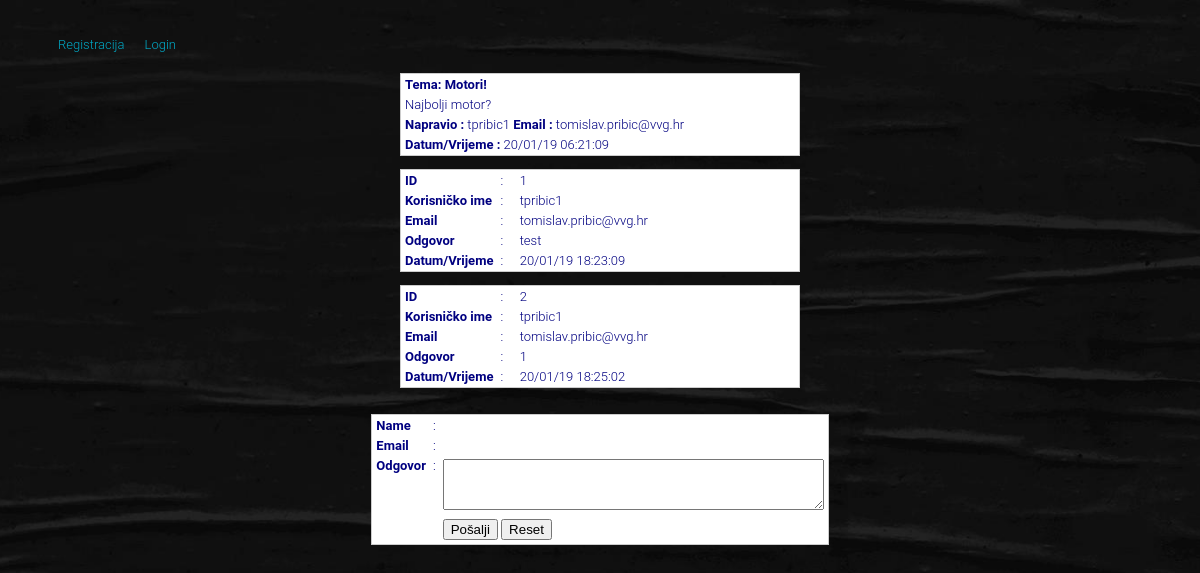
/view_topic.php?id=2, run on the app's committed database.
### tables this page shows
CREATE TABLE `fquestions` (
  `id` int(4) NOT NULL,
  `topic` varchar(255) NOT NULL DEFAULT '',
  `detail` longtext NOT NULL,
  `name` varchar(65) NOT NULL DEFAULT '',
  `email` varchar(65) NOT NULL DEFAULT '',
  `datetime` varchar(25) NOT NULL DEFAULT '',
  `view` int(4) NOT NULL DEFAULT '0',
  `reply` int(4) NOT NULL DEFAULT '0'
);

CREATE TABLE `fanswer` (
  `question_id` int(4) NOT NULL DEFAULT '0',
  `a_id` int(4) NOT NULL DEFAULT '0',
  `a_name` varchar(65) NOT NULL DEFAULT '',
  `a_email` varchar(65) NOT NULL DEFAULT '',
  `a_answer` longtext NOT NULL,
  `a_datetime` varchar(25) NOT NULL DEFAULT ''
);

### view_topic.php (the view, shortened to what this page needs)
<?php
$host="localhost";
$username="root";
$password="";
$tbl_name="fquestions";
$connection = mysqli_connect("$host", "$username", "$password");
$id=$_GET['id'];
$sql="SELECT * FROM $tbl_name WHERE id='$id'";
$result=mysqli_query($connection, $sql);
$rows=mysqli_fetch_array($result);
?>
<!DOCTYPE html>
<html lang="en" dir="ltr">
  <head>
    <link rel="stylesheet" href="/assets/forum.css">
  </head>
  <body>
    <header>
      <nav>
        <ul>
          <?php
          if ($_SESSION == true) {
            echo "<li><a href='index.php'>Početna stranica</a></li>";
            echo "<li>Ulogiran si kao: ".$_SESSION["username"]."</li>";
            echo "<li><a href='logout.php'>Odjava</a></li>";
            echo "<li><a href='main_forum.php'>Forum</a></li>";
          }
          else{
                  echo "<li><a href='registracija.php'>Registracija</a></li>";
                  echo "<li><a href='login.php'>Login</a></li>";
                }
          ?>
        </ul>
      </nav>
    <header>
    <table width="400" border="0" align="center" cellpadding="0" cellspacing="1" bgcolor="#CCCCCC">
      <tr>
        <td>
          <table width="100%" border="0" cellpadding="3" cellspacing="1" bordercolor="1" bgcolor="#FFFFFF">
            <tr>
              <td bgcolor="#FFFFFF"><strong>Tema: <?php echo $rows['topic']; ?></strong></td>
            </tr>
            <tr>
              <td bgcolor="#FFFFFF"><?php echo $rows['detail']; ?></td>
            </tr>
            <tr>
              <td bgcolor="#FFFFFF"><strong>Napravio :</strong> <?php echo $rows['name']; ?> <strong>Email : </strong><?php echo $rows['email'];?></td>
            </tr>
            <tr>
              <td bgcolor="#FFFFFF"><strong>Datum/Vrijeme : </strong><?php echo $rows['datetime']; ?></td>
            </tr>
          </table>
        </td>
      </tr>
    </table>
    <BR>
    <?php
    $tbl_name2="fanswer";
    $sql2="SELECT * FROM $tbl_name2 WHERE question_id='$id'";
    $result2=mysqli_query($connection, $sql2);
    while($rows=mysqli_fetch_array($result2)){
    ?>
    <table width="400" border="0" align="center" cellpadding="0" cellspacing="1" bgcolor="#CCCCCC">
      <tr>
        <td>
        <table width="100%" border="0" cellpadding="3" cellspacing="1" bgcolor="#FFFFFF">
          <tr>
            <td bgcolor="#FFFFFF"><strong>ID</strong></td>
            <td bgcolor="#FFFFFF">:</td>
            <td bgcolor="#FFFFFF"><?php echo $rows['a_id']; ?></td>
          </tr>
          <tr>
            <td width="18%" bgcolor="#FFFFFF"><strong>Korisničko ime</strong></td>
            <td width="5%" bgcolor="#FFFFFF">:</td>
            <td width="77%" bgcolor="#FFFFFF"><?php echo $rows['a_name']; ?></td>
          </tr>
          <tr>
            <td bgcolor="#FFFFFF"><strong>Email</strong></td>
            <td bgcolor="#FFFFFF">:</td>
            <td bgcolor="#FFFFFF"><?php echo $rows['a_email']; ?></td>
          </tr>
          <tr>
            <td bgcolor="#FFFFFF"><strong>Odgovor</strong></td>
            <td bgcolor="#FFFFFF">:</td>
            <td bgcolor="#FFFFFF"><?php echo $rows['a_answer']; ?></td>
          </tr>
          <tr>
            <td bgcolor="#FFFFFF"><strong>Datum/Vrijeme</strong></td>
            <td bgcolor="#FFFFFF">:</td>
            <td bgcolor="#FFFFFF"><?php echo $rows['a_datetime']; ?></td>
          </tr>
        </table>
        </td>
      </tr>
    </table><br>
    <?php
    }
    ?>
    <BR>
    <table width="400" border="0" align="center" cellpadding="0" cellspacing="1" bgcolor="#CCCCCC">
      <tr>
        <form name="form1" method="post" action="add_answer.php">
          <td>
            <table width="100%" border="0" cellpadding="3" cellspacing="1" bgcolor="#FFFFFF">
              <tr>
                <td width="18%"><strong>Name</strong></td>
                <td width="3%">:</td>
                <td width="79%"><?php echo $_SESSION['username'] ?> </td>
              </tr>
              <tr>
                <td><strong>Email</strong></td>
                <td>:</td>
                <td><?php echo $_SESSION['email'] ?></td>
              </tr>
              <tr>
                <td valign="top"><strong>Odgovor</strong></td>
                <td valign="top">:</td>
                <td><textarea name="a_answer" cols="45" rows="3" id="a_answer"></textarea></td>
              </tr>
              <tr>
                <td>&nbsp;</td>
                <td><input name="id" type="hidden" value="<?php echo $id; ?>"></td>
                <td><input type="submit" name="Submit" value="Pošalji"> <input type="reset" name="Submit2" value="Reset"></td>
              </tr>
            </table>
          </td>
        </form>
      </tr>
    </table>
  </body>
</html>

### assets/forum.css (style rules this page uses)
body { color:#fff; font:300 15px/15px Roboto,Arial,Helvetica;background:url(../images/bg.jpg) right no-repeat fixed #fff;background-size: cover; -webkit-font-smoothing:antialiased; }
a { color:#00a9c6; text-decoration:none; }
.btn,a,.btn:hover,a:hover { -webkit-transition: all 0.3s ease-in-out; -moz-transition: all 0.3s ease-in-out; -ms-transition: all 0.3s ease-in-out; -o-transition: all 0.3s ease-in-out; transition: all 0.3s ease-in-out; outline: none !important; }
@media (max-width: 1200px) { body { font:300 13px/13px Roboto,Arial,Helvetica; } }
nav ul li { display: inline-block; padding: 25px 10px; }
nav { width: 100%; height: 60px; z-index: 1000; }
td { color: navy; }

### data on the page
fquestions: topic "Motori!", detail "Najbolji motor?", name "tpribic1", email "tomislav.pribic@vvg.hr", datetime "20/01/19 06:21:09"
fanswer: a_id "1", a_name "tpribic1", a_email "tomislav.pribic@vvg.hr", a_answer "test", a_datetime "20/01/19 18:23:09"
fanswer: a_id "2", a_name "tpribic1", a_email "tomislav.pribic@vvg.hr", a_answer "1", a_datetime "20/01/19 18:25:02"
